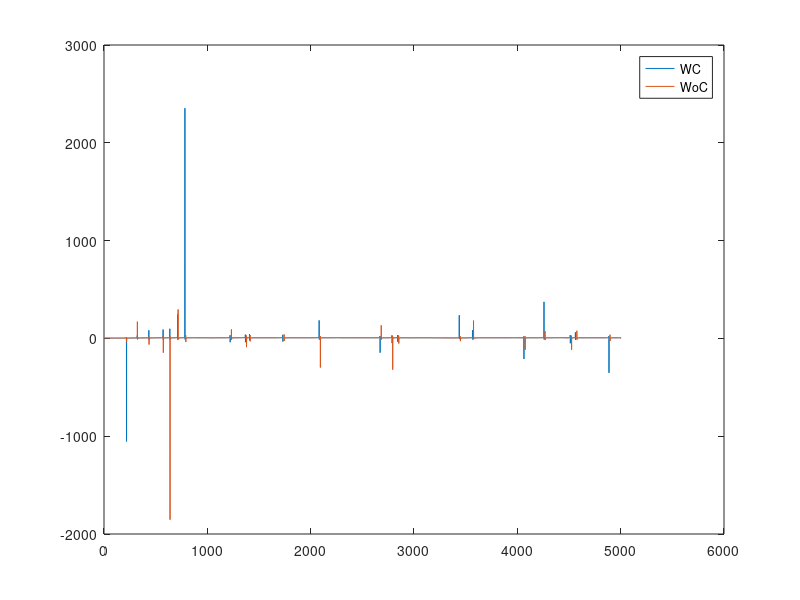

The MATLAB script that drew this image:
A = load('Controller_with_beta.mat');
B = load('Controller_without_beta.mat');

figure(1)
plot(A.x(3,:)./A.delta(1,:))
hold on
plot(B.x(3,:)./B.delta(1,:))
legend('WC','WoC')